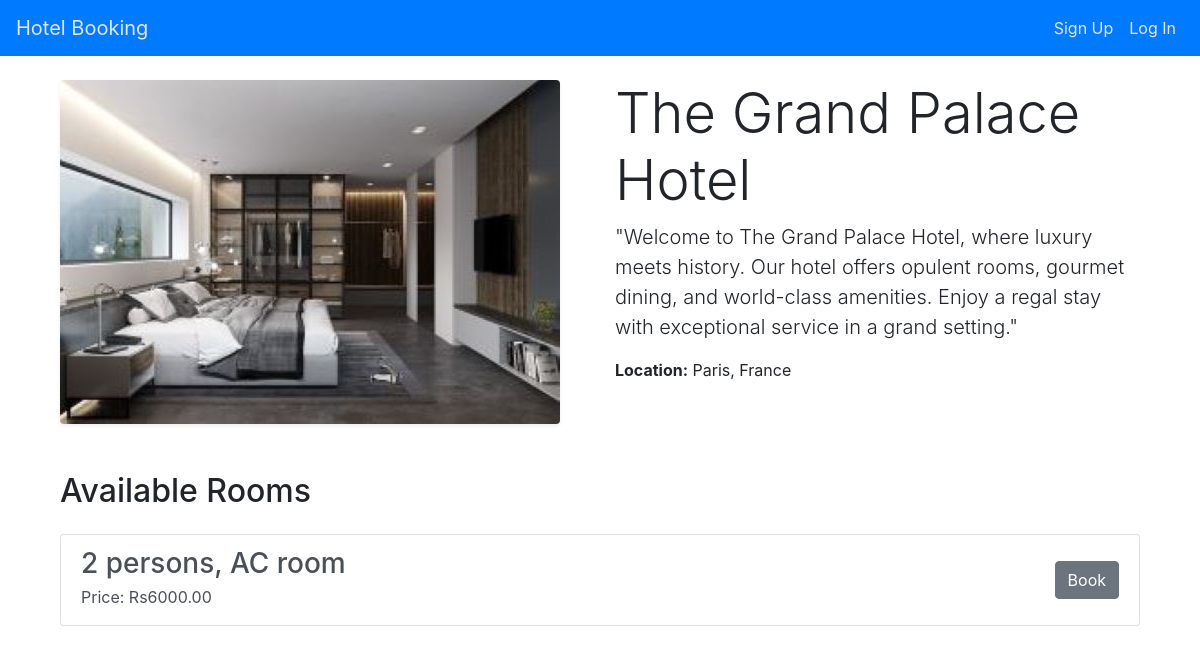
The app's page /hotels/3/ with its own data.
### hotels/models.py (models this page shows, shortened)
class Hotel(models.Model):
    name = models.CharField(max_length=100)
    description = models.TextField()
    location = models.CharField(max_length=200)
    image = models.ImageField(upload_to='hotel_images/', blank=True, null=True)

class Room(models.Model):
    hotel = models.ForeignKey(Hotel, on_delete=models.CASCADE, related_name='rooms')
    room_type = models.CharField(max_length=100)
    price = models.DecimalField(max_digits=10, decimal_places=2)
    availability = models.BooleanField(default=True)

### hotels/views.py (the view)
# urls.py: path('<int:pk>/', hotel_detail, name='hotel_detail'),
def hotel_detail(request, pk):
    hotel = get_object_or_404(Hotel, pk=pk)
    rooms = hotel.rooms.all()
    return render(request, 'hotel_detail.html', {'hotel': hotel, 'rooms': rooms})

### hotels/templates/hotel_detail.html (shortened to what this page needs)
{% extends 'base.html' %}
{% block content %}
<div class="container mt-4">
    <div class="row">
        <div class="col-md-6">
            <img src="{{ hotel.image.url }}" class="img-fluid rounded shadow-sm" alt="{{ hotel.name }}">
        </div>
        <div class="col-md-6">
            <h1 class="display-4">{{ hotel.name }}</h1>
            <p class="lead">{{ hotel.description }}</p>
            <p class="mb-3"><strong>Location:</strong> {{ hotel.location }}</p>
        </div>
    </div>
    <div class="row mt-5">
        <div class="col-md-12">
            <h2 class="mb-4">Available Rooms</h2>
            <div class="list-group">
                {% for room in rooms %}
                    <a href="{% url 'book_room' hotel.id room.id %}" class="list-group-item list-group-item-action d-flex justify-content-between align-items-center">
                        <div>
                            <h3 class="mb-1">{{ room.room_type }}</h3>
                            <p class="mb-1">Price: Rs{{ room.price }}</p>
                        </div>
                        <span class="btn btn-secondary">Book</span>
                    </a>
                {% empty %}
                    <div class="alert alert-info" role="alert">
                        No rooms available.
                    </div>
                {% endfor %}
            </div>
        </div>
    </div>
</div>
{% endblock %}

### hotels/templates/base.html (style rules this page uses)
body { padding-top: 56px; }

### records on screen
Hotel: image (picture), name "The Grand Palace Hotel", description "\"Welcome to The Grand Palace Hotel, where luxury meets history. Our hotel offers opulent rooms, gourmet dining, and world-class amenities. Enjoy a regal stay with exceptional service in a grand setting.\"", location "Paris, France"
Room: room_type "2 persons, AC room", price "6000.00"
